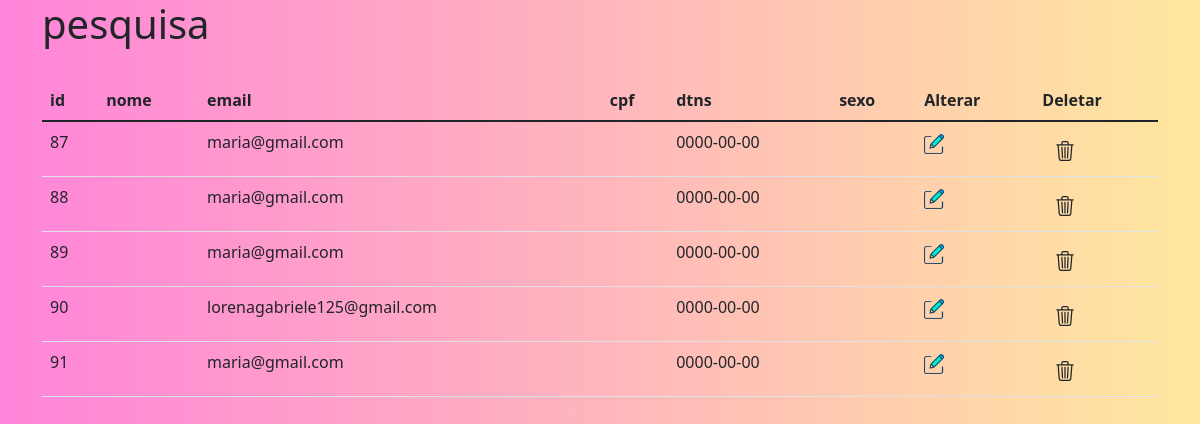
The page /pages/tabelaCli.php on the database its author committed.
### tables this page shows
CREATE TABLE `cliente` (
  `id` int(11) NOT NULL,
  `nome` varchar(240) NOT NULL,
  `email` varchar(50) NOT NULL,
  `senha` varchar(10) NOT NULL,
  `cpf` char(11) NOT NULL,
  `dtns` date NOT NULL,
  `sexo` varchar(8) NOT NULL
);

### pages/tabelaCli.php (the view, shortened to what this page needs)
<!DOCTYPE html>
<html lang="Pt,br">
<head>
    <link href="https://cdn.jsdelivr.net/npm/bootstrap@5.1.3/dist/css/bootstrap.min.css" rel="stylesheet">
    <link rel="stylesheet" href="css/style.css">
</head>
<body>
    <div class="container">
        <div class="row">
            <div class="col">
                <h1>pesquisa</h1>
                <table class="table table-hover">
                    <thead>
                        <tr>
                            <th scope="col">id</th>
                            <th scope="col">nome</th>
                            <th scope="col">email</th>
                            <th scope="col">cpf</th>
                            <th scope="col">dtns</th>
                            <th scope="col">sexo</th>
                            <th scope="col">Alterar</th>
                            <th scope="col">Deletar</th>
                        </tr>
                    </thead>
                    <tbody>
                        <?php
                        include '../controle/conexao.php';
                        $sql = "SELECT * from cliente";
                        $resultado = $conexao->query($sql);
                        foreach ($resultado as $key => $valor) {
                        ?>
                            <tr>
                                <td><?php echo $valor['id']; ?></td>
                                <td><?php echo $valor['nome']; ?></td>
                                <td><?php echo $valor['email']; ?></td>
                                <td><?php echo $valor['cpf']; ?></td>
                                <td><?php echo $valor['dtns']; ?></td>
                                <td><?php echo $valor['sexo']; ?></td>
                                <td><a href="alterar_cli.php?id=$valor['id']"><img src="../img/icone-alterar.png" style="width: 20px; height:20px;"></a></td>
                                <a class='btn btn=sm btn=primay' href='tabelaUs.php?$valor[id]'></a>
                                <td>
                                    <a class='btn btn=sm btn=primay' href="../controle/delet_cli.php?id=<?php echo $valor['id']; ?>">
                                    </a>
                                </td>
                            </tr>
                        <?php
                        }
                        ?>
                </table>
            </div>
        </div>
    </div>
</body>
</html>
<link href="https://cdn.jsdelivr.net/npm/bootstrap@5.1.3/dist/css/bootstrap.min.css" rel="stylesheet">

### css/style.css (style rules this page uses)
* { margin: 0%; border: 0ch; }
body { background: linear-gradient(to right, rgb(255, 132, 218), rgb(255, 232, 158)) }

### rows shown on the page
cliente: id "87", email "maria@gmail.com", dtns "0000-00-00"
cliente: id "88", email "maria@gmail.com", dtns "0000-00-00"
cliente: id "89", email "maria@gmail.com", dtns "0000-00-00"
cliente: id "90", email "lorenagabriele125@gmail.com", dtns "0000-00-00"
cliente: id "91", email "maria@gmail.com", dtns "0000-00-00"
